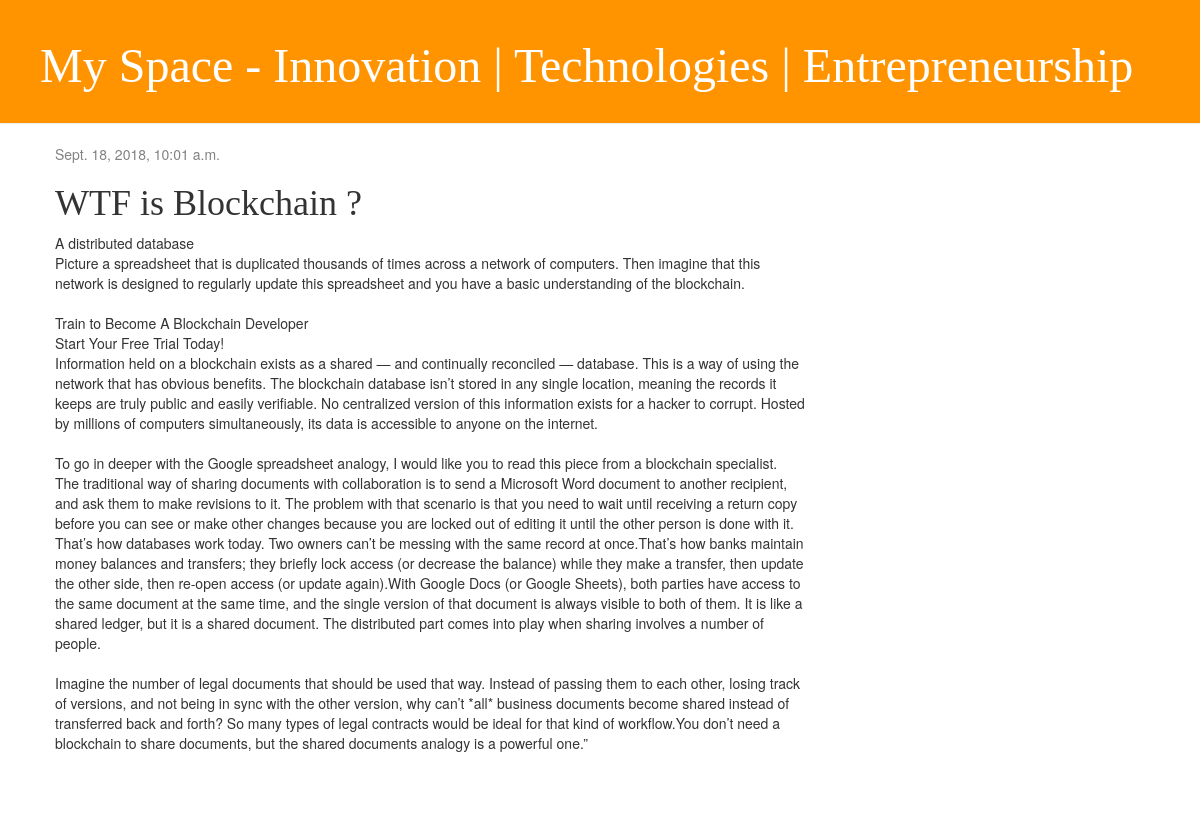
The app's page /blog/2/ with its own data.
### blog/models.py (models this page shows, shortened)
class Post(models.Model):
    title  = models.CharField(max_length=200)
    full_text = models.TextField()
    created_date = models.DateTimeField(default=timezone.now)
    published_date = models.DateTimeField(blank=True, null=True)
    author = models.ForeignKey('auth.User', on_delete=models.CASCADE)

### blog/views.py (the view)
# urls.py: path('blog/<int:id>/', DetailView.as_view(), name="detail"),
class DetailView(generic.DetailView):
    template_name = 'blog/detail.html'
    context_object_name = "blog_detail"
    def get_object(self):
        _id = self.kwargs.get("id")
        return get_object_or_404(Post, id=_id)

### blog/templates/blog/detail.html
{% extends 'base.html' %}
{% block content %}
    <div class="post">
        {% if blog_detail.published_date %}
            <div class="date">
                {{ blog_detail.published_date }}
            </div>
        {% endif %}
        <h1>{{ blog_detail.title }}</h1>
        <p>{{ blog_detail.full_text|linebreaksbr }}</p>
    </div>
{% endblock %}

### blog/static/css/blog.css (style rules this page uses)
h1, h2, h3, h4 { font-family: 'Lobster', cursive; }
.date { color: #828282; }
.post { margin-bottom: 70px; }

### records on screen
Post: published_date "Sept. 18, 2018, 10:01 a.m.", title "WTF is Blockchain ?", full_text "A distributed database Picture a spreadsheet that is duplicated thousands of times across a network of computers. Then imagine that this network is designed to regularly update this spreadsheet and you have a basic understanding of the blockchain. Train to Become A Blockchain Developer Start Your Free Trial Today! Information held on a blockchain exists as a shared — and continually reconciled — database. This is a way of using the network that has obvious benefits. The blockchain database isn’t stored in any single location, meaning the records it keeps are truly public and easily verifiable. No centralized version of this information exists for a hacker to corrupt. Hosted by millions of…"
